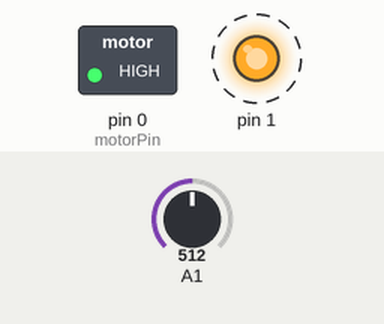
The sketch below on a simulated Arduino Uno, built with avr-gcc and run on an emulated ATmega328P. On the bench: switched loads named in the sketch (green lamp = pin HIGH), output pins drawn as LEDs (lit = HIGH). Dashed ring = blinking. The inputs (shaded band) are chosen by the test bench; at power-on: A1 = 512.

Above: at 0.95 s.
1.3 s: A1 set to 364
4.3 s: A1 set to 329
At 5.6 s:
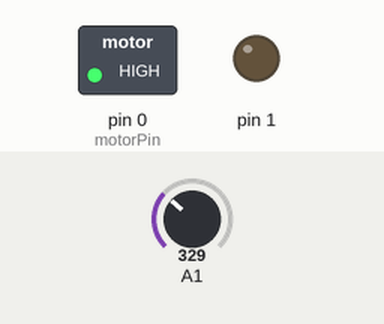
5.9 s: A1 set to 511
At 6.05 s:
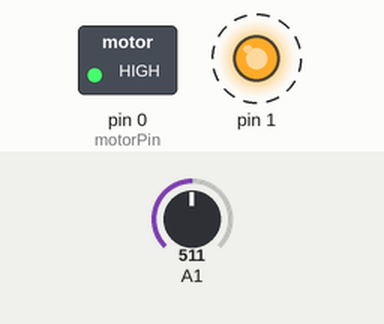
8.9 s: A1 set to 306
At 9.05 s:
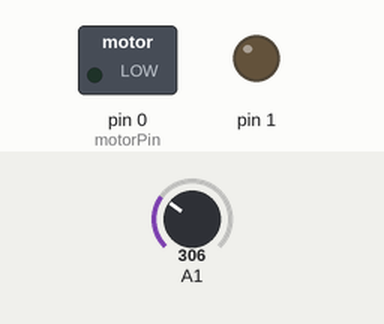
Timing chart, 0 to 11.6 s (numbered marks = the images above; inputs shaded):
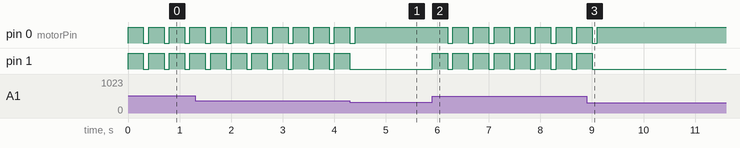

Measured:
- the behaviour switches between 348 and 347 on A1 (found by bisection; images 0 and 1)
- after the input at 4.3 s, pin 0 (motorPin): goes on until 4.4 s, then stays HIGH; pin 1: goes on until 4.3 s, then stays LOW
- after the input at 5.9 s, pin 0 (motorPin): alternates HIGH for 0.30 s and LOW for 0.10 s, starting after 0.30 s; pin 1: alternates HIGH for 0.30 s and LOW for 0.10 s, starting at once
- after the input at 8.9 s, pin 0 (motorPin): goes on until 9.1 s, then stays HIGH; pin 1: goes on until 9.0 s, then stays LOW
- by itself, pin 0 (motorPin), pin 1: alternates HIGH for 0.30 s and LOW for 0.10 s

The sketch:

HTPin4.ino
```cpp
//Globals
int distance = 0;

//Pins
int motorPin = 0;
int IRPin = 2;

void setup() {
  pinMode(IRPin, INPUT);
  pinMode(motorPin, OUTPUT);
  pinMode(1, OUTPUT);
}

void loop() {
 distance = getDistance();

  if (distance < 6) {
    digitalWrite(motorPin, HIGH);
    digitalWrite(1, HIGH);
    delay(100);
    digitalWrite(motorPin, LOW);
    digitalWrite(1, LOW);
    delay(50);
  }

  else if (distance < 12) {
    digitalWrite(motorPin, HIGH);
    digitalWrite(1, HIGH);
    delay(300);
    digitalWrite(motorPin, LOW);
    digitalWrite(1, LOW);
    delay(100);
  }

  else if (distance < 16 ) {
    digitalWrite(motorPin, HIGH);
  }

  else {
    digitalWrite(motorPin, LOW);
  }
}

int getDistance() {
  //Calibrated for 3.3 V
  int sensorValue = analogRead(1);
  int distance = 48.223 * pow(2.7182818284, (-0.004*sensorValue));
  return distance;
}
```
